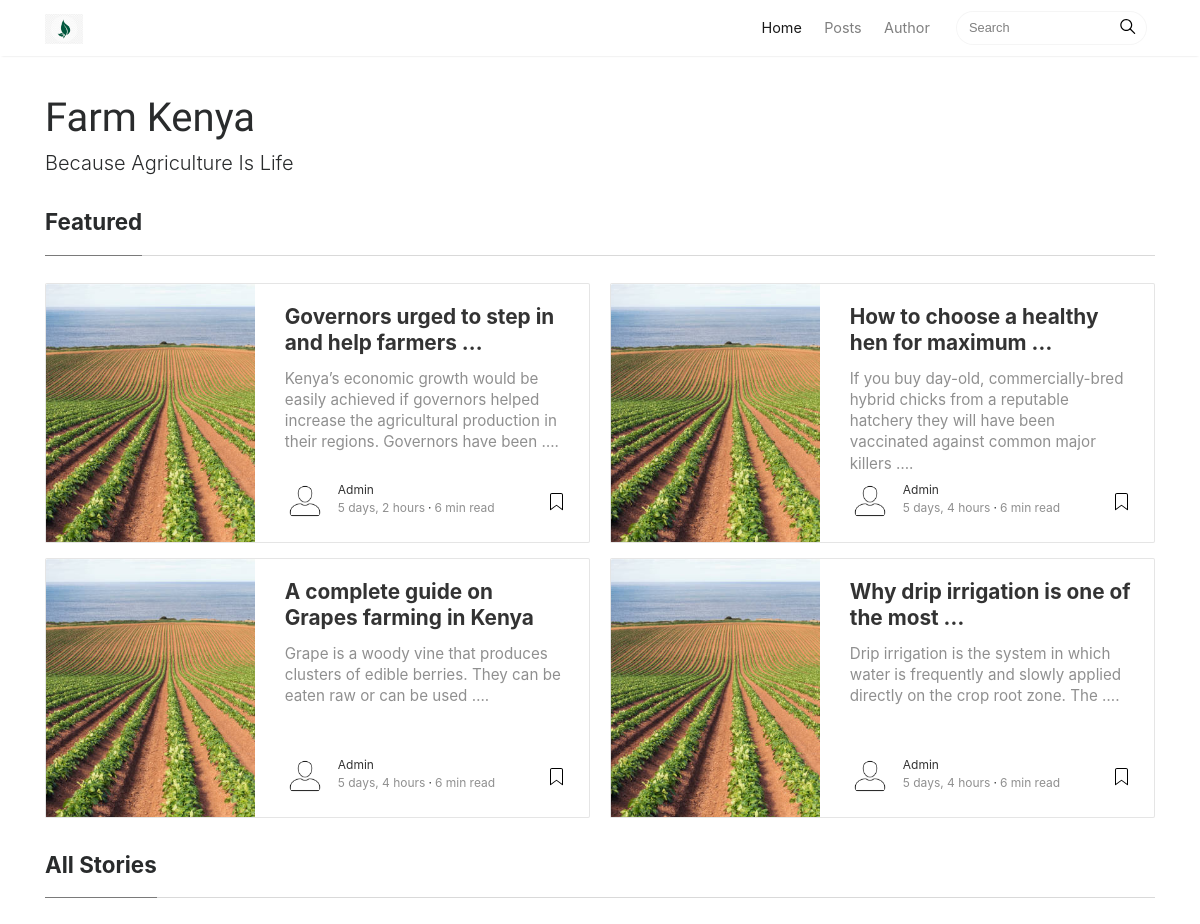
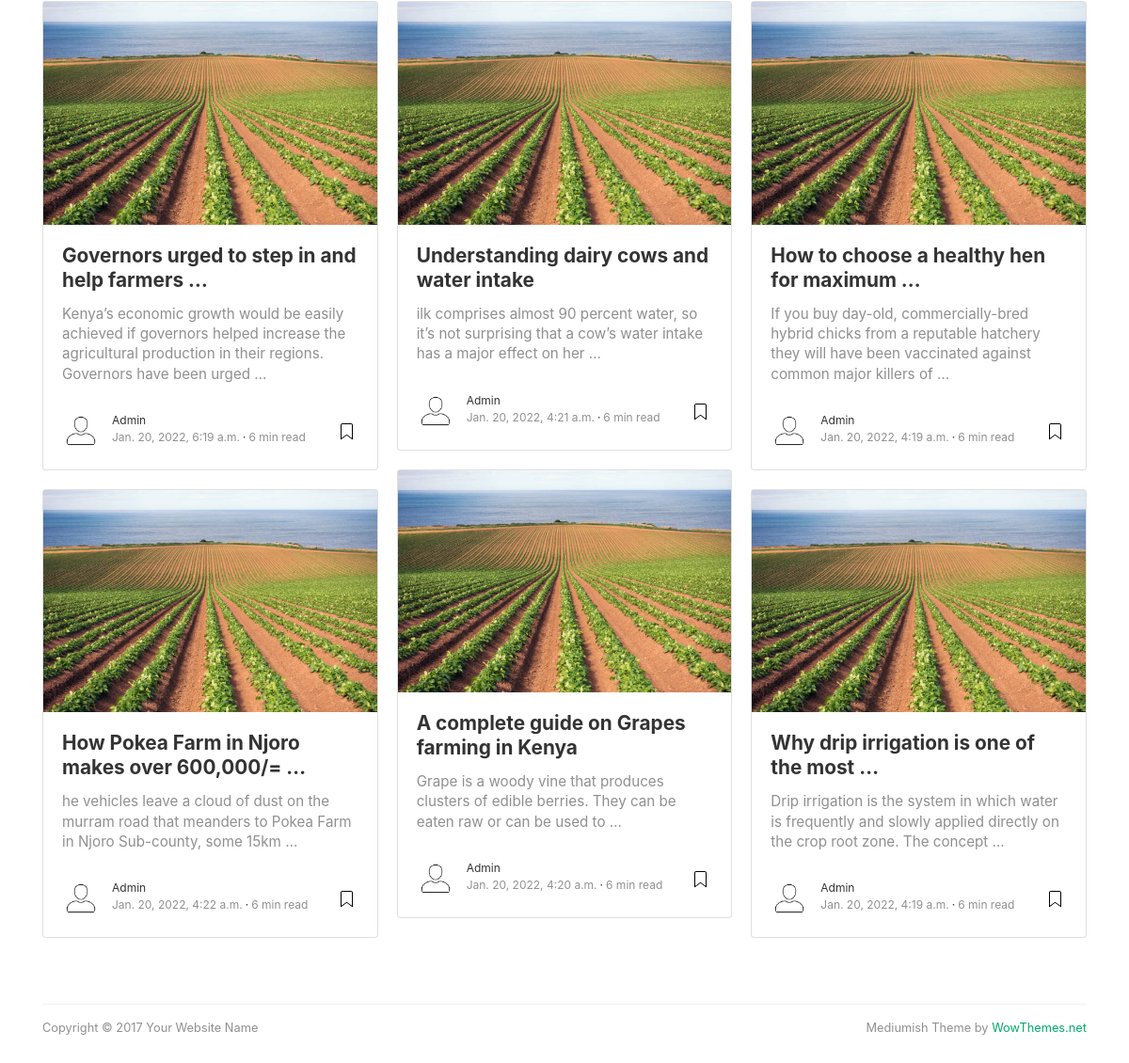
The app's page /, older data (2 pictures, top to bottom).
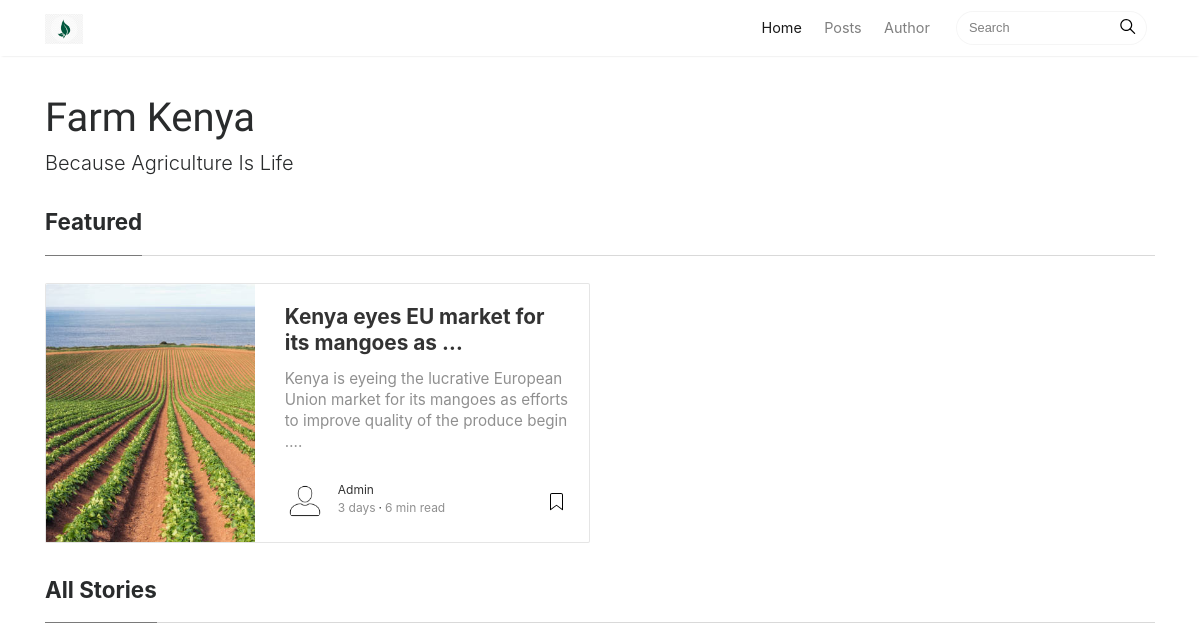
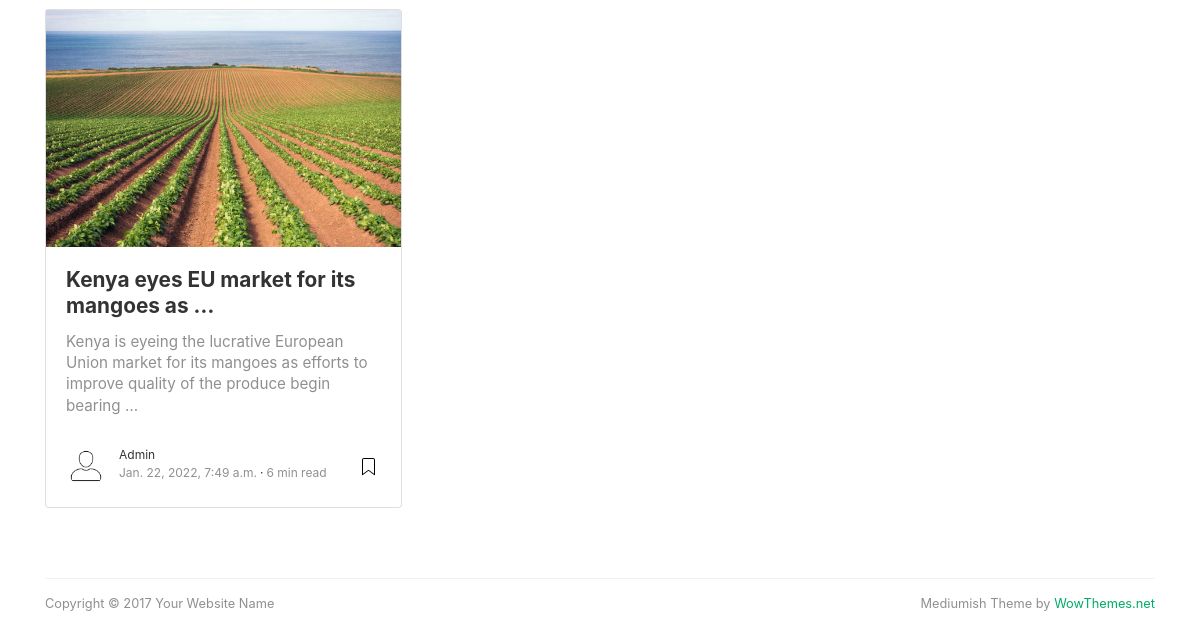
The same page, newer data (2 pictures, top to bottom).
### blog/models.py (models this page shows, shortened)
class Post(models.Model):
    STATUS_CHOICES = (
        ('draft', 'Draft'), ('published', 'Published')
    )
    title = models.CharField(max_length=200)
    slug = models.SlugField(max_length=200, unique_for_date= 'publish')
    author = models.ForeignKey(
        Author,
        on_delete= models.CASCADE,
        related_name= 'blog_posts'
    )
    body = models.TextField()
    tags = TaggableManager()
    thumbnail = models.ImageField(upload_to = 'uploads/')
    publish = models.DateTimeField(default=timezone.now)
    created = models.DateTimeField(auto_now_add=True)
    updated = models.DateTimeField(auto_now=True)
    featured = models.BooleanField()
    status = models.CharField(max_length=10, choices = STATUS_CHOICES, default = 'draft')
    class Meta:
        ordering = ('-publish',)
    def get_absolute_url(self):
        return reverse(
            'blog:post_detail',
            args = [
                self.publish.year,
                self.publish.month,
                self.publish.day,
                self.slug
            ]
        )

class Author(models.Model):
    user = models.OneToOneField(User, on_delete = models.CASCADE)
    profile = models.ImageField()
    def __str__(self):
        return self.user.username

### blog/views.py (the view)
# urls.py: path('', views.index, name = 'index'),
def index(request):
    featured = Post.objects.filter(featured=True)
    posts = Post.objects.order_by('-publish')[0:6]
    context = {
        'featured': featured,
        'posts': posts
    }
    return render(request, 'index.html', context)

### templates/index.html (shortened to what this page needs)
{% extends 'base.html' %}
{% load static %}
{% block content %}
<div class="container">
	<div class="mainheading">
		<h1 class="sitetitle">Farm Kenya</h1>
		<p class="lead">
			Because Agriculture Is Life
		</p>
	</div>
	<section class="featured-posts">
	<div class="section-title">
		<h2><span>Featured</span></h2>
	</div>
	<div class="card-columns listfeaturedtag">
		{% for post in featured %}
		<div class="card">
			<div class="row">
				<div class="col-md-5 wrapthumbnail">
					<a href="{{post.get_absolute_url}}">
						<div class="thumbnail" style="background-image:url({{post.thumbnail.url}});">
						</div>
					</a>
				</div>
				<div class="col-md-7">
					<div class="card-block">
						<h2 class="card-title"><a href="{{ post.get_absolute_url }}">{{ post.title | truncatewords:8}}</a></h2>
						<h4 class="card-text">{{ post.body|truncatewords:20|safe }}.</h4>
						<div class="metafooter">
							<div class="wrapfooter">
								<span class="meta-footer-thumb">
								<a href="author.html"><img class="author-thumb" src="{{post.author.profile.url}}" alt="Sal"></a>
								</span>
								<span class="author-meta">
								<span class="post-name"><a href="author.html">{{post.author}}</a></span><br/>
								<span class="post-date">{{post.publish|timesince }}</span><span class="dot"></span><span class="post-read">6 min read</span>
								</span>
								<span class="post-read-more"><a href="{{post.get_absolute_url}}" title="Read Story"></a></span>
							</div>
						</div>
					</div>
				</div>
			</div>
		</div>
		{% endfor %}
	</div>
	</section>
	<section class="recent-posts">
	<div class="section-title">
		<h2><span>All Stories</span></h2>
	</div>
	<div class="card-columns listrecent">
		{% for post in posts %}
		<div class="card">
			<a href="{{post.get_absolute_url}}">
				<img class="img-fluid" src="{{post.thumbnail.url}}" alt="come another time">
			</a>
			<div class="card-block">
				<h2 class="card-title"><a href="{{ post.get_absolute_url }}">{{ post.title |truncatewords:8}}</a></h2>
				<h4 class="card-text">{{ post.body|truncatewords:21 | safe}}</h4>
				<div class="metafooter">
					<div class="wrapfooter">
						<span class="meta-footer-thumb">
						<a href="author.html"><img class="author-thumb" src="{{ post.author.profile.url}}" alt="Sal"></a>
						</span>
						<span class="author-meta">
						<span class="post-name"><a href="author.html">{{ post.author }}</a></span><br/>
						<span class="post-date">{{post.publish}}</span><span class="dot"></span><span class="post-read">6 min read</span>
						</span>
						<span class="post-read-more"><a href="{{ post.get_absolute_url }}" title="Read Story"></a></span>
					</div>
				</div>
			</div>
		</div>
		{% endfor %}
	</div>
	</section>
	<div class="footer">
		<p class="pull-left">
			 Copyright &copy; 2017 Your Website Name
		</p>
		<p class="pull-right">
			 Mediumish Theme by <a target="_blank" href="https://www.wowthemes.net">WowThemes.net</a>
		</p>
		<div class="clearfix">
		</div>
	</div>
</div>
{% endblock %}

Row changes from the older to the newer data that the page shows:
removed Post: thumbnail (picture), title "Governors urged to step in and help farmers …", body "Kenya’s economic growth would be easily achieved if governors helped increase the agricultural production in their regions. Governors have been …", author.profile (picture), author "Admin", publish "5 days, 2 hours", body "Kenya’s economic growth would be easily achieved if governors helped increase the agricultural production in their regions. Governors have been urged …", publish "Jan. 20, 2022, 6:19 a.m."
removed Post: thumbnail (picture), title "A complete guide on Grapes farming in Kenya", body "Grape is a woody vine that produces clusters of edible berries. They can be eaten raw or can be used …", author.profile (picture), author "Admin", publish "5 days, 4 hours", body "Grape is a woody vine that produces clusters of edible berries. They can be eaten raw or can be used to …", publish "Jan. 20, 2022, 4:20 a.m."
removed Post: thumbnail (picture), title "How to choose a healthy hen for maximum …", body "If you buy day-old, commercially-bred hybrid chicks from a reputable hatchery they will have been vaccinated against common major killers …", author.profile (picture), author "Admin", publish "5 days, 4 hours", body "If you buy day-old, commercially-bred hybrid chicks from a reputable hatchery they will have been vaccinated against common major killers of …", publish "Jan. 20, 2022, 4:19 a.m."
removed Post: thumbnail (picture), title "Why drip irrigation is one of the most …", body "Drip irrigation is the system in which water is frequently and slowly applied directly on the crop root zone. The …", author.profile (picture), author "Admin", publish "5 days, 4 hours", body "Drip irrigation is the system in which water is frequently and slowly applied directly on the crop root zone. The concept …", publish "Jan. 20, 2022, 4:19 a.m."
removed Post: thumbnail (picture), title "How Pokea Farm in Njoro makes over 600,000/= …", body "he vehicles leave a cloud of dust on the murram road that meanders to Pokea Farm in Njoro Sub-county, some 15km …", author.profile (picture), author "Admin", publish "Jan. 20, 2022, 4:22 a.m.", shown under "All Stories"
removed Post: thumbnail (picture), title "Understanding dairy cows and water intake", body "ilk comprises almost 90 percent water, so it’s not surprising that a cow’s water intake has a major effect on her …", author.profile (picture), author "Admin", publish "Jan. 20, 2022, 4:21 a.m.", shown under "All Stories"
added Post: thumbnail (picture), title "Kenya eyes EU market for its mangoes as …", body "Kenya is eyeing the lucrative European Union market for its mangoes as efforts to improve quality of the produce begin …", author.profile (picture), author "Admin", publish "3 days", body "Kenya is eyeing the lucrative European Union market for its mangoes as efforts to improve quality of the produce begin bearing …", publish "Jan. 22, 2022, 7:49 a.m."
